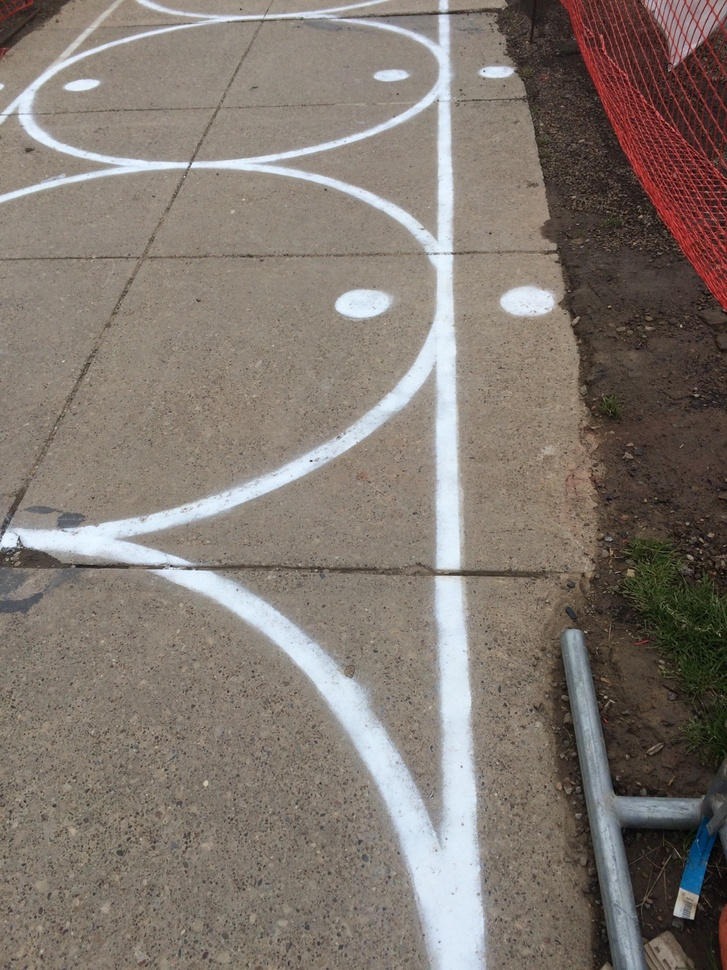
#> input picture test1.jpg, 727 x 970 px, shrunk from 1125 x 1500 before the run
$ python pc_test.py
#> lines starting #> are read from the running program, lines starting #| are printed output that depends on the picture; after the words box and inside, x2 and y2 are one past the last pixel; in counts of white or black regions, pixels touching at a corner belong together
### cv_toolbox.py
import scipy
import numpy as np
from PIL import Image
from scipy.ndimage.filters import gaussian_filter
from scipy import stats

#input  string	infilename
#output nparray	data
def load_image(infilename):
#> called with infilename = 'test1.jpg'
    img = Image.open(infilename);
#> img is the input picture: PIL image 727x970 RGB; mean R, G, B 129.3, 120, 112.4
    data = np.array(img);
    return data;

def subsample_image(img, subset_row, subset_col):
#> called with subset_row = 20, subset_col = 20
	return img[::subset_row, ::subset_col];
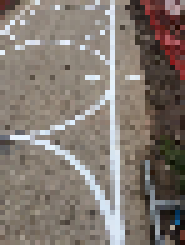
#> returned value: shape (49, 37, 3) (shown 5 times larger); mean of channels 0, 1, 2 130, 120.5, 113; drawn as R, G, B

#input nparray npdata
#input string outfilename
#output file saved to system
def save_image(npdata, outfilename):
	npdata = npdata.astype('uint8');
	img = Image.fromarray(npdata);
	if img.mode != 'RGB':
		img = img.convert('RGB');
	img.save(outfilename);

#input nparray npdata
#output prints image out to system
# [4 lines left out: function show_image, not called in this run]

#input:  np.matrix	img
#output  np.matrix	img_grayscale
def grayscale(rgb):
	r, g, b = rgb[:,:,0], rgb[:,:,1], rgb[:,:,2];
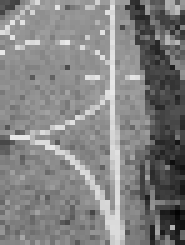
#> r: shape (49, 37) (shown 5 times larger); min 3, max 233, mean 130
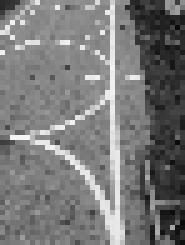
#> g: shape (49, 37) (shown 5 times larger); min 10, max 244, mean 120.5
	gray = 0.2989 * r + 0.5870 * g + 0.1140 * b;
	return gray;

#input:  np.matrix 	img
#input:  int 		k
#output: np.matrix 	img_gauss
def gaussian(img, sig):
#> called with sig = 3
	blurred = gaussian_filter(img, sigma=sig)
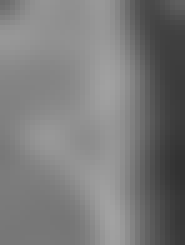
#> blurred: shape (49, 37) float64 (shown 5 times larger); min 49.09, max 162.3, mean 122.5
	return blurred

#input: np.matrix 	img
#input: int 		thresh_val 	(0-255 or -1 for mean of img)
#input: int 		binary_val 	(value for threshold = true)
#output: np.matrix  img_binary	(values 0/binary_val)
def threshold(img, thresh_val, binary_val):
	#return image thresholded
#> called with thresh_val = 150, binary_val = 255
	img_binary = (img > thresh_val) * binary_val;
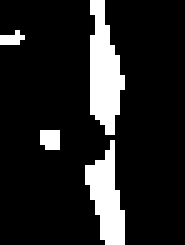
#> img_binary: shape (49, 37) int64 (shown 5 times larger); 13.5% white; 4 white regions (2 under 20 px), largest, box (x1, y1, x2, y2) and area: (18, 0, 25, 27) 123, (17, 28, 25, 49) 96
	return img_binary;


#this function is SUPER SLOW
#input: np.matrix img, rastsers on 0 vs val
#inputL int 	  val
# [55 lines left out: function double_raster, not called in this run]

def angle(img, debug):
#> called with debug = 0
	(row, col) = img.shape;
#> row = 49; col = 37

	mean  = 0.0;
	count = 0.0;
	midrow = row;
#> midrow = 49
	midcol = col/2;
#> midcol = 18
	if debug:
		img_test = (img == 0)*0;
		img_test = img_test.astype('uint8');

	for r in range(0, row):
		avg_col = 0;
		cnt_col = 0;
		if(sum(img[r][:]) != 0):
			for c in range(0, col):
				if(img[r][c] != 0):
					avg_col += c;
					cnt_col += 1;
			avg_col = avg_col / cnt_col;
			if debug:
				img_test[r][int(avg_col)] = 255;
			mean  += (midcol - avg_col);
			count += 1;
#> after the loop, count = 49; mean = -52
	if count == 0:
		mean = 0;
	else:
		mean = mean / count;
#> mean = -1.06
		mean = mean / row;
#> mean = -0.0217
	if debug:
		return (img_test, mean);
	else:
		return mean;

#this function has NOT been tested
# [6 lines left out: function largest_bin, not called in this run]

### pc_test.py
import cv_toolbox as cv
import numpy as np
import time

img = cv.load_image('test1.jpg');
img = cv.subsample_image(img, 20, 20);
gray = cv.grayscale(img);
gauss = cv.gaussian(gray, 3);
thresh = cv.threshold(gauss, 150, 255);
debug = 0;
if debug:
	(img_avg, angle) = cv.angle(thresh, debug);
else:
	angle = cv.angle(thresh, debug);
#> angle = -0.0217

cv.save_image(gray, 'zgray.jpeg');
cv.save_image(gauss, 'zzgauss.jpeg');
cv.save_image(thresh, 'zzzthresh.jpeg');
if(debug):
	(row, col) = img_avg.shape;
	for r in range(0, row):
		for c in range(0, col):
			img_avg[r][int(col/2 + (angle * (r-row)))] = 255;
	cv.save_image(img_avg, 'zzzzangle.jpeg');
